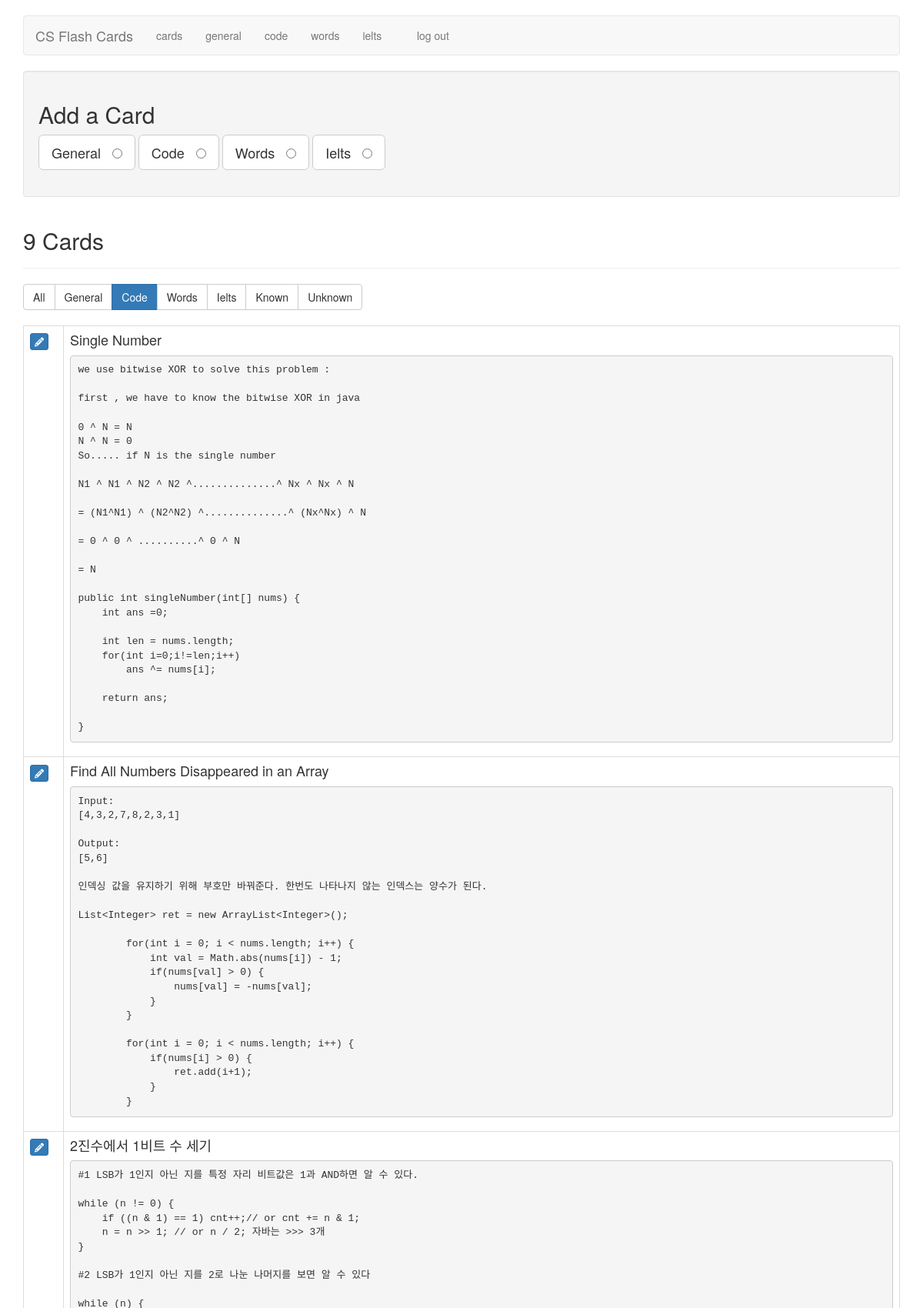
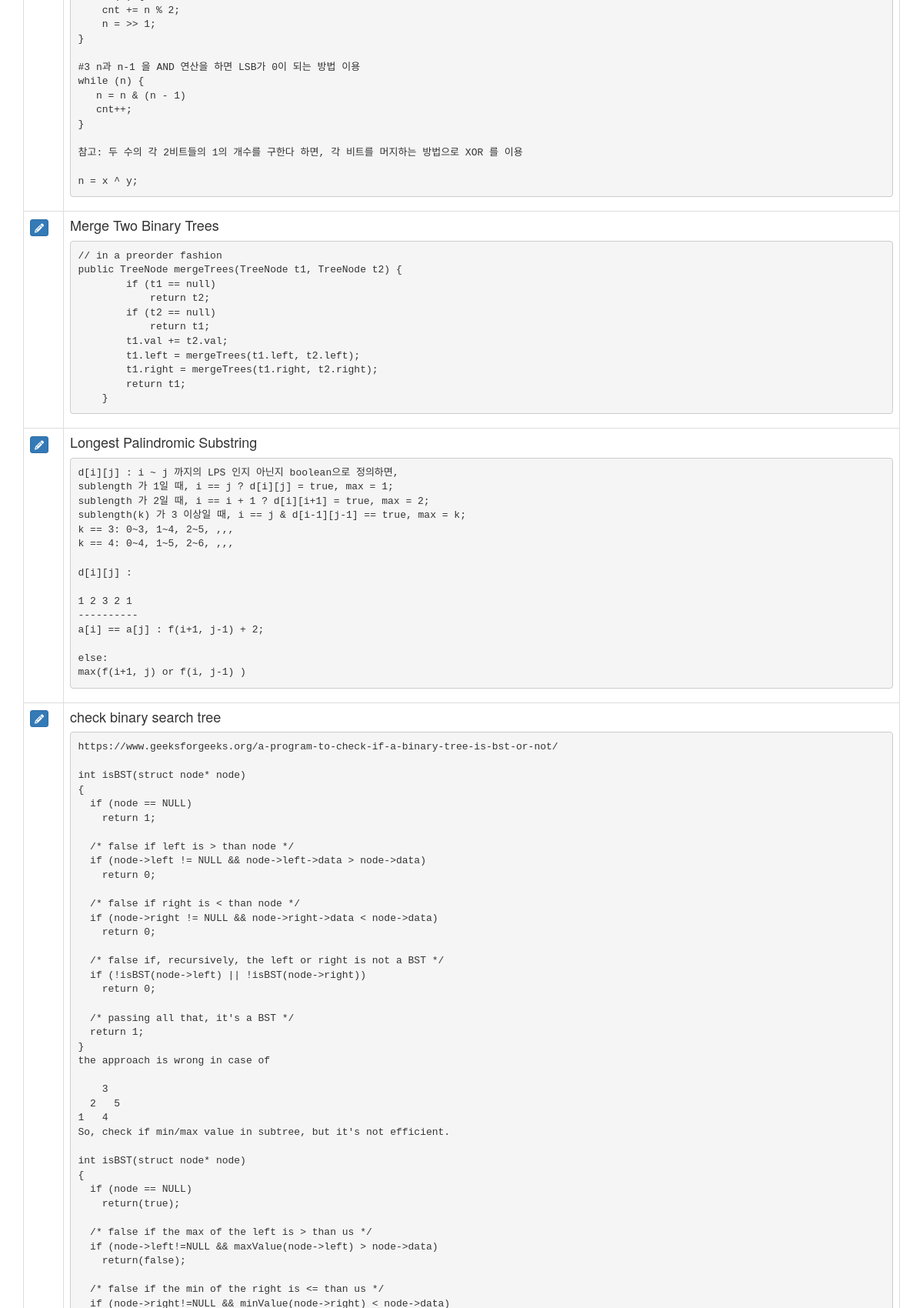
Page /filter_cards/code (signed in, upper part) on the committed database (2 pictures, top to bottom).
### tables this page shows
CREATE TABLE cards (
  id integer primary key autoincrement,
   /* 1 for interview, 2 for code, 3 for english, 4 for ielts */
  type tinyint not null,
  front text not null,
  back text not null,
  sort int default 0,
  known boolean default 0
);

### flash_cards.py (the view)
@application.route('/filter_cards/<filter_name>')
def filter_cards(filter_name):
    if not session.get('logged_in'):
        return redirect(url_for('login'))
    filters = {
        "all":      "where 1 = 1",
        "general":  "where type = 1",
        "code":     "where type = 2",
        "eng":     "where type = 3",
        "ielts":     "where type = 4",
        "known":    "where known = 1",
        "unknown":  "where known = 0",
    }
    query = filters.get(filter_name)
    if not query:
        return redirect(url_for('cards'))
    db = get_db()
    fullquery = "SELECT id, type, front, back, known FROM cards " + query + " ORDER BY id DESC"
    cur = db.execute(fullquery)
    cards = cur.fetchall()
    return render_template('cards.html', cards=cards, filter_name=filter_name)

### flash_cards.py (called while the page is built)
def connect_db():
    rv = sqlite3.connect(application.config['DATABASE'])
    rv.row_factory = sqlite3.Row
    return rv

def get_db():
    if not hasattr(g, 'sqlite_db'):
        g.sqlite_db = connect_db()
    return g.sqlite_db

### templates/cards.html (shortened to what this page needs)
{% extends "layout.html" %}
{% block body %}
    <div class="well editPanel">
        <h2>Add a Card</h2>
        <form action="{{ url_for('add_card') }}" method="post" class="cardForm">
            <div class="form-group">
                <label for="general" class="toggleButton btn btn-default btn-lg">General &nbsp;
                    <input type="radio" name="type" value="1" id="general"/>
                </label>
                <label for="code" class="toggleButton btn btn-default btn-lg">Code &nbsp;
                    <input type="radio" name="type" value="2" id="code"/>
                </label>
                <label for="eng" class="toggleButton btn btn-default btn-lg">Words &nbsp;
                    <input type="radio" name="type" value="3" id="eng"/>
                </label>
                <label for="ielts" class="toggleButton btn btn-default btn-lg">Ielts &nbsp;
                    <input type="radio" name="type" value="4" id="ielts"/>
                </label>
            </div>
        </form>
    </div>
    <div class="page-header">
        <h2>{{ cards|length }} Card{{ '' if (cards|length == 1) else 's' }}</h2>
    </div>
    <div class="btn-group btn-group-md" role="group" aria-label="filters">
        <a href="{{ url_for('filter_cards', filter_name="all") }}" class="btn btn-{{ "primary" if filter_name == "all" else "default" }}">All</a>
        <a href="{{ url_for('filter_cards', filter_name="general") }}" class="btn btn-{{ "primary" if filter_name == "general" else "default" }}">General</a>
        <a href="{{ url_for('filter_cards', filter_name="code") }}" class="btn btn-{{ "primary" if filter_name == "code" else "default" }}">Code</a>
        <a href="{{ url_for('filter_cards', filter_name="eng") }}" class="btn btn-{{ "primary" if filter_name == "eng" else "default" }}">Words</a>
        <a href="{{ url_for('filter_cards', filter_name="ielts") }}" class="btn btn-{{ "primary" if filter_name == "ielts" else "default" }}">Ielts</a>
        <a href="{{ url_for('filter_cards', filter_name="known") }}" class="btn btn-{{ "primary" if filter_name == "known" else "default" }}">Known</a>
        <a href="{{ url_for('filter_cards', filter_name="unknown") }}" class="btn btn-{{ "primary" if filter_name == "unknown" else "default" }}">Unknown</a>
    </div>
    <br />
    <br />
    <table class="table table-bordered">
        {% for card in cards %}
            <tr>
                <td>
                    <a href="{{ url_for('edit', card_id=card.id) }}" class="btn btn-xs btn-primary"><i class="fa fa-pencil" aria-hidden="true"></i></a>
                </td>
                <td class="cardContent">
                    <h4>
                        {{ card.front }}
                    </h4>
                    {% if card.type != 2%}
                        {{ card.back|replace("\n", "<br />")|safe }}
                    {% else %}
                        <pre><code>{{ card.back|escape }}</code></pre>
                    {% endif %}
                </td>
            </tr>
        {% else %}
            <tr>
                <td>
                    <em>No cards to show.</em>
                </td>
            </tr>
        {% endfor %}
    </table>
{% endblock %}

### static/style.css (style rules this page uses)
.cardContent h4 { margin-top: 0; }

### rows in the picture
cards: front "Single Number", back "we use bitwise XOR to solve this problem : first , we have to know the bitwise XOR in java 0 ^ N = N N ^ N = 0 So..... if N is the single number N1 ^ N1 ^ N2 ^ N2 ^..............^ Nx ^ Nx ^ N = (N1^N1) ^ (N2^N2) ^..............^ (Nx^Nx) ^ N = 0 ^ 0 ^ ..........^ 0 ^ N = N public int singleNumber(int[] nums) { int ans =0; int len = nums.length; for(int i=0;i!=len;i++) ans ^= nums[i]; return ans; }"
cards: front "Find All Numbers Disappeared in an Array", back "Input: [4,3,2,7,8,2,3,1] Output: [5,6] 인덱싱 값을 유지하기 위해 부호만 바꿔준다. 한번도 나타나지 않는 인덱스는 양수가 된다. List<Integer> ret = new ArrayList<Integer>(); for(int i = 0; i < nums.length; i++) { int val = Math.abs(nums[i]) - 1; if(nums[val] > 0) { nums[val] = -nums[val]; } } for(int i = 0; i < nums.length; i++) { if(nums[i] > 0) { ret.add(i+1); } }"
cards: front "2진수에서 1비트 수 세기", back "#1 LSB가 1인지 아닌 지를 특정 자리 비트값은 1과 AND하면 알 수 있다. while (n != 0) { if ((n & 1) == 1) cnt++;// or cnt += n & 1; n = n >> 1; // or n / 2; 자바는 >>> 3개 } #2 LSB가 1인지 아닌 지를 2로 나눈 나머지를 보면 알 수 있다 while (n) { cnt += n % 2; n = >> 1; } #3 n과 n-1 을 AND 연산을 하면 LSB가 0이 되는 방법 이용 while (n) { n = n & (n - 1) cnt++; } 참고: 두 수의 각 2비트들의 1의 개수를 구한다 하면, 각 비트를 머지하는 방법으로 XOR 를 이용 n = x ^ y;"
cards: front "Merge Two Binary Trees", back "// in a preorder fashion public TreeNode mergeTrees(TreeNode t1, TreeNode t2) { if (t1 == null) return t2; if (t2 == null) return t1; t1.val += t2.val; t1.left = mergeTrees(t1.left, t2.left); t1.right = mergeTrees(t1.right, t2.right); return t1; }"
cards: front "Longest Palindromic Substring", back "d[i][j] : i ~ j 까지의 LPS 인지 아닌지 boolean으로 정의하면, sublength 가 1일 때, i == j ? d[i][j] = true, max = 1; sublength 가 2일 때, i == i + 1 ? d[i][i+1] = true, max = 2; sublength(k) 가 3 이상일 때, i == j & d[i-1][j-1] == true, max = k; k == 3: 0~3, 1~4, 2~5, ,,, k == 4: 0~4, 1~5, 2~6, ,,, d[i][j] : 1 2 3 2 1 ---------- a[i] == a[j] : f(i+1, j-1) + 2; else: max(f(i+1, j) or f(i, j-1) )"
cards: front "check binary search tree"

### other values in the picture
{{ cards|length }} "9"
{{ '' if (cards|length == 1) else 's' }} "s"
